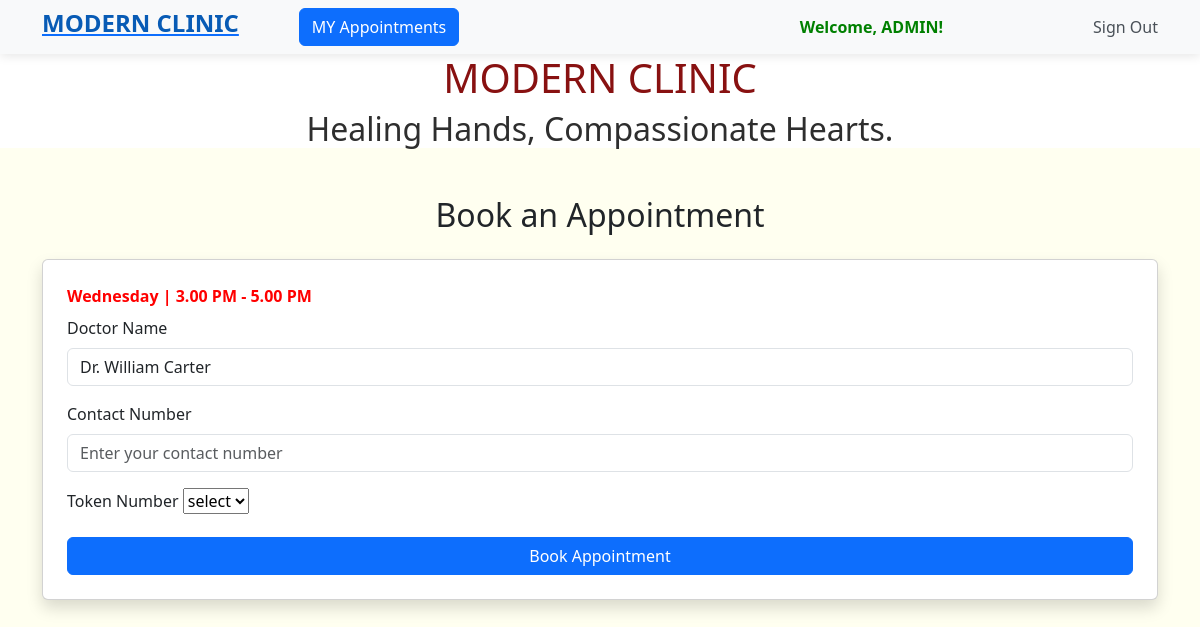
Screenshot of /appointment/2 (signed in) with the database file from the repository.
### booking/models.py (models this page shows)
class TeamofDoctors(models.Model):
    name = models.CharField(max_length=50,null=True,blank=True)
    specialization = models.CharField(max_length=50,null=True,blank=True)
    op_date = models.CharField(max_length=250,null=True,blank=True)
    def __str__(self):
        return self.name

### booking/views.py (the view)
# urls.py: path('appointment/<int:doctor_id>',views.appointment_page,name="appointment"),
@login_required
def appointment_page(request,doctor_id):
    doctor = TeamofDoctors.objects.get(id=doctor_id)
    print(doctor)
    tokens = Token.objects.filter(doctor=doctor,is_booked=False)
    return render(request,"booking/appointment.html",{'doctor':doctor,'tokens':tokens})

### booking/templates/booking/appointment.html (shortened to what this page needs)
<!DOCTYPE html>
{% extends 'booking/home.html'%}
{% block content %}
<html lang="en">
<head>
    <link rel="stylesheet" href="https://cdn.jsdelivr.net/npm/bootstrap@5.3.0/dist/css/bootstrap.min.css">
</head>
<body>
<div class="container mt-5">
    <h2 class="text-center mb-4">Book an Appointment</h2>
    <div class="card p-4 shadow">
        <form method="post" action="{% url 'book_appointment' %}">
            <strong><label style="color: red;" for="" class="form-label">{{doctor.op_date}}</label></strong>
            <div class="mb-3">
                <label for="patientName" class="form-label">Doctor Name</label>
                <input type="text" class="form-control"  value="{{doctor.name}}" readonly>
            </div>
            <div class="mb-3">
                <label for="contactNumber" class="form-label">Contact Number</label>
                <input type="tel" class="form-control" id="contactNumber" placeholder="Enter your contact number" name="mobile_no" required>
            </div>
            <div class="mb-3">
                <label for="tokenNumber" class="form-label">Token Number</label>
                <select name="token_id">
                    <option>select</option>
                </select>
            </div>
            <button type="submit" class="btn btn-primary w-100">Book Appointment</button>
        </form>
    </div>
</div>
</body>
</html>
{% endblock %}

### booking/templates/booking/home.html (shortened to what this page needs)
<!DOCTYPE html>
<html lang="en">
<head>
    <link rel="stylesheet" href="https://cdn.jsdelivr.net/npm/bootstrap@5.3.0/dist/css/bootstrap.min.css">
     <link href="https://cdn.jsdelivr.net/npm/bootstrap@5.3.0/dist/css/bootstrap.min.css" rel="stylesheet">
</head>
   <nav class="navbar navbar-expand-lg">
    <div class="container">
         <a href="{% url 'home' %}"><h4 style="color: #085bb5;"><strong>MODERN CLINIC</strong></h4></a>
         <a href="{% url 'my_appointments' %}"><button class="btn btn-primary" style="margin-left: 60px;">MY Appointments</button></a>
        <div class="collapse navbar-collapse" id="navbarNav">
            <ul class="navbar-nav ms-auto">
                {% if user.is_authenticated %}
                    <li class="nav-item" style="margin-right: 150px;">
                        <span class="nav-item welcome-text"><strong style="color:green ;">Welcome, {{ user.username | upper}}!</strong></span>
                    </li>
                    <li class="nav-item">
                        <form method="post" action="{% url 'sign_out' %}" class="d-inline">
                            <button type="submit" class="nav-link btn btn-link" style="border: none; padding: 0; background: none;">
                                Sign Out
                            </button>
                        </form>
                    </li>
                {% endif %}
            </ul>
        </div>
    </div>
</nav>
<body style="background-color: ivory;">
    <div style="text-align: center;background-color: rgb(255, 255, 255);">
        <h1 style="color: rgb(136, 17, 17);">MODERN CLINIC</h1>
        <H2 style="color: rgb(46, 46, 46);font-family:inherit;">Healing Hands, Compassionate Hearts.</H2>
    </div>
    {% block content %}{% endblock %}
</body>
</html>

### booking/templates/booking/home.html (style rules this page uses)
body { background-color: #f1f3f5; }
.navbar { background-color: #f8f9fa !important; box-shadow: 0px 2px 10px rgba(0, 0, 0, 0.1); }
.nav-link { color: #495057 !important; transition: 0.3s; }
.welcome-text { font-weight: bold; color: #007bff; }

### rows the page displays
TeamofDoctors: op_date "Wednesday | 3.00 PM - 5.00 PM", name "Dr. William Carter"

### other values shown
{{ user.username | upper }} "ADMIN"
